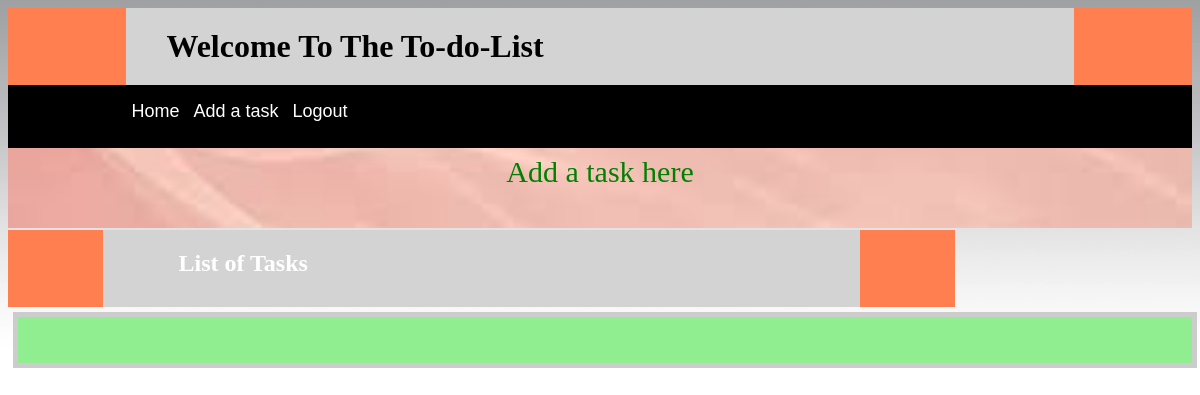
The page / (signed in) on the database as committed earlier.
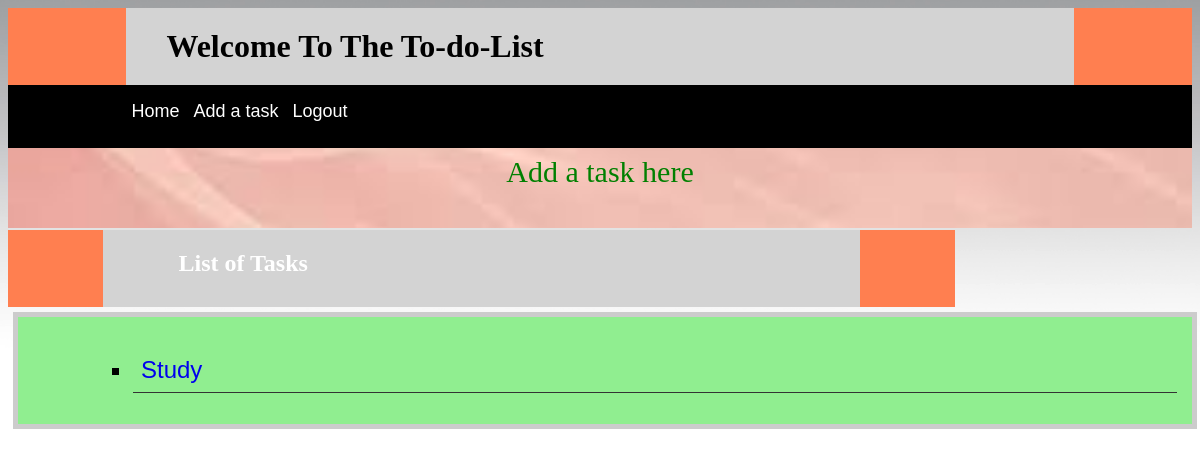
The same page on the database as committed later.
### tasks/models.py (models this page shows, shortened)
class Tasks(models.Model):
    user = models.ForeignKey(User,on_delete = models.CASCADE)
    TaskName = models.CharField(max_length = 100)
    Description = models.CharField(max_length = 400)
    DueDate = models.DateField(help_text="YYYY-MM-DD")
    priority = models.IntegerField()
    def __str__(self):
        return self.TaskName

### tasks/views.py (the view)
# urls.py: path('', views.IndexView.as_view(), name='homepage'),
class IndexView(generic.ListView):
    def get(self, request):
        is_logged_in = request.user.is_authenticated
        if not is_logged_in :
            url = reverse_lazy('tasks:login')
            return HttpResponseRedirect(url)
        else:
            return super(IndexView,self).get(self.request)
    template_name = 'tasks/home.html'
    context_object_name = 'all_tasks'
    def get_queryset(self):
        return Tasks.objects.filter(user=self.request.user)

### tasks/templates/tasks/home.html (shortened to what this page needs)
{% extends '_base.html' %}
{% load static %}
{% block main_content_area %}
<section id = "showcase">
	<div class="container">
		<a href = "{% url 'tasks:add_task' %}">Add a task here</a>
	</div>
</section>
{% endblock %}
{% block body_content %}
<div class="sub-header">
	<div class="header">
		<div class="container">
			<h2>List of Tasks</h2>
		</div>
	</div>
</div>
<div class="categories">
	<ul >
	{% for task in all_tasks %}
		<li class="list-item"><a href = " {% url 'tasks:detail' task.id %}">{{task}}</a></li>
	{% endfor %}
	</ul>
</div>
{% endblock %}

### tasks/templates/_base.html (shortened to what this page needs)
{% load staticfiles %}
{% load static %}
<!DOCTYPE html>
<html lang="en">
	<head>
		<div class="main-header">
			<div class="header">
				<h1>Welcome To The To-do-List</h1>
			</div>
		</div>
		{% block cssfiles %}
			<link rel="stylesheet" type="text/css" href="{% static 'tasks/base.css'%}">
		{% endblock %}
	</head>
	<nav id ="navbar">
		<div class="container">
			<ul class="list">
				<li class="list-item"><a href="{% url 'tasks:homepage'%}">Home</a></li>
				<li><a href="{% url 'tasks:add_task' %}">Add a task</a></li>
				<li><a href="{% url 'tasks:logout' %}">Logout</a></li>
			</ul>
		</div>
	</nav>
	{% block main_content_area %}
	{% endblock %}
	<body>
		{% block body_content %}{% endblock %}
	</body>
</html>

### tasks/static/tasks/base.css (style rules this page uses)
a { text-decoration: none; }
body { background-image: url("images/main_background.jpg"); background-repeat: no-repeat; background-size: 100%; font-family: Imapct; }
h1 { font-family: Impact; margin: auto; padding-top: 20px; padding-left: 40px; padding-bottom: 20px; color: black; }
.header { width: 80%; background:lightgrey; margin:auto; margin-bottom: 0px; margin-top: 0px; }
.main-header { background-color: coral; color: #fff; }
.container { width: 80%; margin:auto; overflow: hidden; padding-bottom: 10px; margin-bottom: 0px; }
#navbar { background-color: black; color:blue; }
#navbar ul { padding: 0px; list-style: none; }
#navbar li { display: inline; padding: 5px; }
#navbar a { color: white; text-decoration: none; font-size: 18px; font-family:Arial; }
#showcase { background-image: url('../tasks/images/showcase.jpg');); background-position: center right; min-height: 80px; margin-bottom: 2px; text-align:center; background-repeat: no-repeat; background-size: 100%; }
#showcase a { color: #fff; font-size: 30px; line-height: 1.6em; padding-top: 30px; padding-bottom: 5px; color: green; margin-top: 10px; }
.sub-header { background-color: coral; color: #fff; float: left; box-sizing: border-box; margin: auto; width: 80%; }
.categories { border: 5px #ccc solid; padding: 15px; margin: 5px; color: silver; float: left; box-sizing: border-box; width: 100%; color: black; background: lightgreen; }
.categories ul { padding: 0; padding-left: 50px; list-style: square; list-style: ; color: black; }
.categories li { padding: 8px; border-bottom: solid 1px #333; font-size: 1.5em; font-family: Arial; color: black; margin-left: 50px; }

Rows that differ between the two databases and show on the page:
added Tasks: TaskName "Study"
